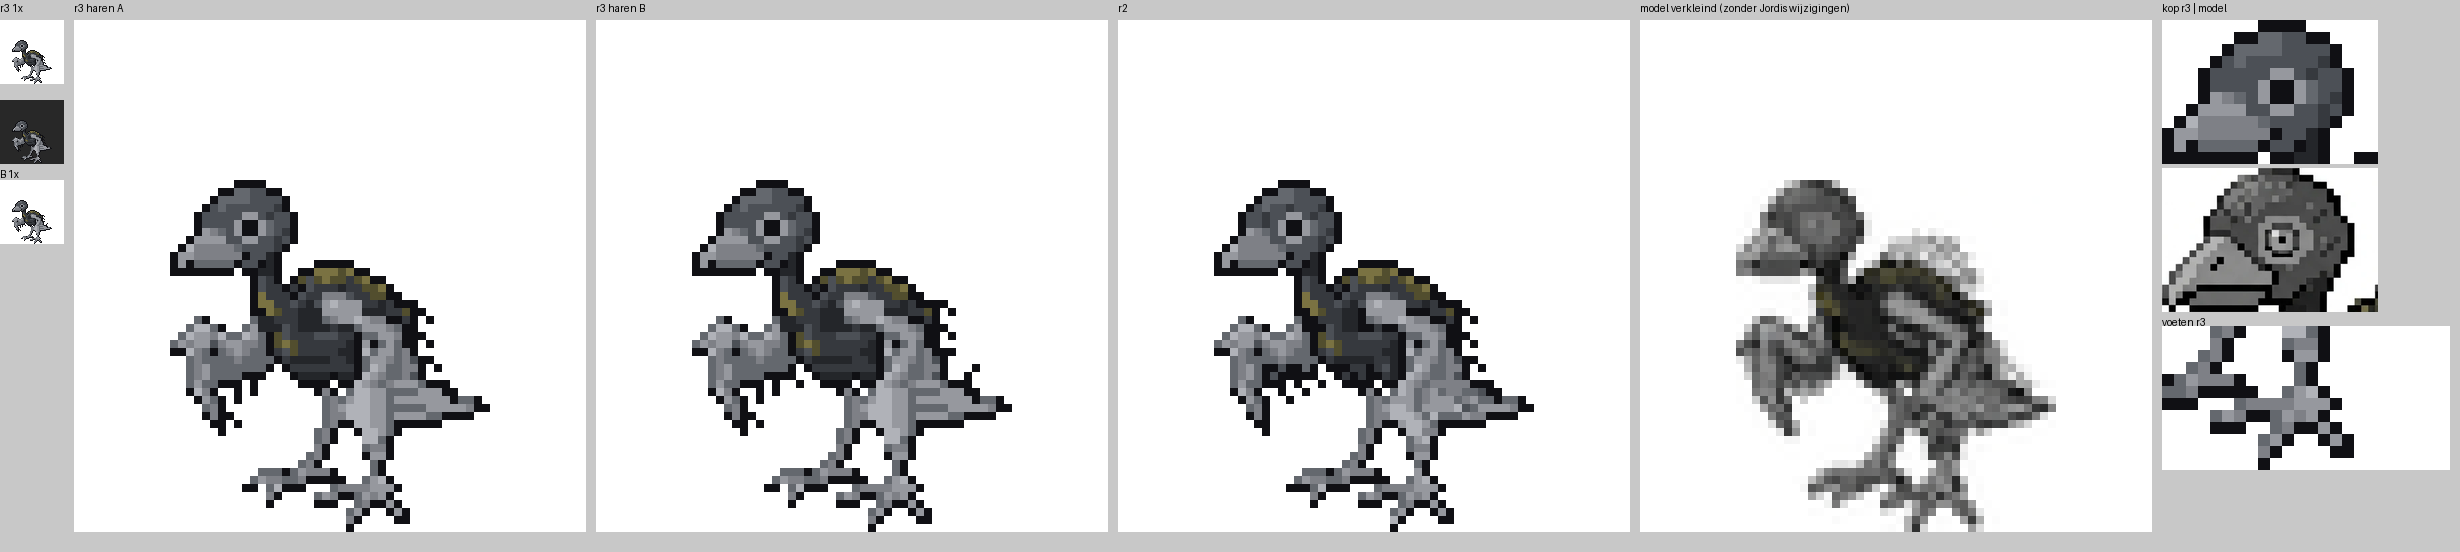

Generate this figure with Python:
# vel.png: r3 1x (licht/donker, B) | r3 haren A 8x | r3 haren B 8x | r2 8x | model verkleind | close-ups kop (r3 | model) en voeten
import numpy as np
from PIL import Image, ImageDraw
from gemeen import *
k=np.load('kaal.npy'); A=np.load('haar_A.npy'); B=np.load('haar_B.npy')
cA=save(A,'kuiken_r3.png'); cB=save(B,'kuiken_r3_haarB.png'); save(k,'kaal.png')
H_,W_=k.shape; Y,X=np.mgrid[0:H_,0:W_]
zones={'kop+oog+snavel':(Y<=11)&(X<=16),'vleugel links':(Y>11)&(Y<=32)&(X<=13),
       'lijf (dons+geel)':(Y>9)&(Y<=31)&(X>13)&np.isin(k,[2,3,4,6,7]),
       'vleugel rechts+staart+dij':(Y>9)&(Y<=31)&(X>13)&~np.isin(k,[2,3,4,6,7]),'poten+tenen':(Y>31)}
for nm,v in (('r3 haren A',A),('r3 haren B',B)):
    d=v!=k; print(nm,'afwijkend t.o.v. kaal:',int(d.sum()),{z:int((d&m).sum()) for z,m in zones.items()},
                 'gevuld',int((v>0).sum()),'zwart %',round((v==1).sum()/(v>0).sum()*100,1))
print('kleuren gebruikt',len(set(cA.flatten())-{0}))
def rg(c,z,bg=(255,255,255)):
    im=Image.fromarray(rgba(c)).resize((c.shape[1]*z,c.shape[0]*z),Image.NEAREST)
    b=Image.new('RGB',im.size,bg); b.paste(im,(0,0),im); return b
r1=np.array(Image.open('../r2/kuiken_r2.png'))
mo=Image.open('../../model/fase1_model.png').convert('RGB'); a=np.array(mo).sum(2)<700; ys,xs=np.nonzero(a)
mc=mo.crop((xs.min(),ys.min(),xs.max()+1,ys.max()+1)); w=round(mc.width*44/mc.height)
mv=Image.new('RGB',(64,64),'white'); mv.paste(mc.resize((w,44),Image.LANCZOS),((64-w)//2,20))
z=8; P=64*z; Pc=24*12
vel=Image.new('RGB',(74+4*(P+10)+Pc+10, P+40),(200,200,200)); d=ImageDraw.Draw(vel)
vel.paste(rg(cA,1),(0,20)); vel.paste(rg(cA,1,(40,40,40)),(0,100)); vel.paste(rg(cB,1),(0,180)); d.text((0,2),'r3 1x',fill=0); d.text((0,168),'B 1x',fill=0); x=74
for nm,im in (('r3 haren A',rg(cA,z)),('r3 haren B',rg(cB,z)),('r2',rg(r1,z)),('model verkleind (zonder Jordis wijzigingen)',mv.resize((P,P),Image.NEAREST))):
    vel.paste(im,(x,20)); d.text((x,2),nm,fill=0); x+=P+10
fx=lambda x0,y0,ww,hh: mc.crop((int(mc.width*x0/40),int(mc.height*y0/44),int(mc.width*(x0+ww)/40),int(mc.height*(y0+hh)/44))).resize((ww*12,hh*12),Image.LANCZOS)
vel.paste(rg(cA[20:32,12:30],12),(x,20)); d.text((x,2),'kop r3 | model',fill=0)
vel.paste(fx(0,0,18,12),(x,20+144+4))
vel.paste(rg(cA[52:64,26:50],12),(x,20+2*148+10)); d.text((x,20+2*148),'voeten r3',fill=0)
vel.save('vel.png')
